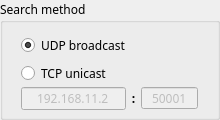
           <widget class="QGroupBox" name="group_searchmethod">
            <property name="minimumSize">
             <size>
              <width>220</width>
              <height>120</height>
             </size>
            </property>
            <property name="maximumSize">
             <size>
              <width>225</width>
              <height>120</height>
             </size>
            </property>
            <property name="font">
             <font>
              <family>맑은 고딕</family>
              <pointsize>9</pointsize>
             </font>
            </property>
            <property name="title">
             <string>Search method</string>
            </property>
            <layout class="QGridLayout" name="gridLayout_7">
             <item row="0" column="0">
              <widget class="QRadioButton" name="broadcast">
               <property name="minimumSize">
                <size>
                 <width>150</width>
                 <height>22</height>
                </size>
               </property>
               <property name="maximumSize">
                <size>
                 <width>16777215</width>
                 <height>22</height>
                </size>
               </property>
               <property name="font">
                <font>
                 <family>맑은 고딕</family>
                 <pointsize>9</pointsize>
                </font>
               </property>
               <property name="text">
                <string>UDP broadcast</string>
               </property>
               <property name="checked">
                <bool>true</bool>
               </property>
              </widget>
             </item>
             <item row="1" column="0">
              <layout class="QGridLayout" name="gridLayout_97">
               <item row="0" column="0">
                <widget class="QRadioButton" name="unicast_ip">
                 <property name="enabled">
                  <bool>true</bool>
                 </property>
                 <property name="minimumSize">
                  <size>
                   <width>150</width>
                   <height>22</height>
                  </size>
                 </property>
                 <property name="maximumSize">
                  <size>
                   <width>16777215</width>
                   <height>22</height>
                  </size>
                 </property>
                 <property name="font">
                  <font>
                   <family>맑은 고딕</family>
                   <pointsize>9</pointsize>
                  </font>
                 </property>
                 <property name="text">
                  <string>TCP unicast</string>
                 </property>
                </widget>
               </item>
               <item row="1" column="0">
                <layout class="QGridLayout" name="gridLayout_98">
                 <item row="0" column="0">
                  <widget class="QLineEdit" name="search_ipaddr">
                   <property name="enabled">
                    <bool>false</bool>
                   </property>
                   <property name="minimumSize">
                    <size>
                     <width>105</width>
                     <height>23</height>
                    </size>
                   </property>
                   <property name="maximumSize">
                    <size>
                     <width>105</width>
                     <height>23</height>
                    </size>
                   </property>
                   <property name="font">
                    <font>
                     <family>맑은 고딕</family>
                     <pointsize>9</pointsize>
                    </font>
                   </property>
                   <property name="text">
                    <string>192.168.11.2</string>
                   </property>
                   <property name="frame">
                    <bool>true</bool>
                   </property>
                   <property name="echoMode">
                    <enum>QLineEdit::Normal</enum>
                   </property>
                   <property name="alignment">
                    <set>Qt::AlignCenter</set>
                   </property>
                  </widget>
                 </item>
                 <item row="0" column="1">
                  <widget class="QLabel" name="label_153">
                   <property name="minimumSize">
                    <size>
                     <width>3</width>
                     <height>23</height>
                    </size>
                   </property>
                   <property name="maximumSize">
                    <size>
                     <width>3</width>
                     <height>23</height>
                    </size>
                   </property>
                   <property name="font">
                    <font>
                     <family>맑은 고딕</family>
                     <pointsize>9</pointsize>
                     <weight>75</weight>
                     <bold>true</bold>
                    </font>
                   </property>
                   <property name="text">
                    <string>:</string>
                   </property>
                   <property name="alignment">
                    <set>Qt::AlignCenter</set>
                   </property>
                  </widget>
                 </item>
                 <item row="0" column="2">
                  <widget class="QLineEdit" name="search_port">
                   <property name="enabled">
                    <bool>false</bool>
                   </property>
                   <property name="minimumSize">
                    <size>
                     <width>57</width>
                     <height>22</height>
                    </size>
                   </property>
                   <property name="maximumSize">
                    <size>
                     <width>57</width>
                     <height>22</height>
                    </size>
                   </property>
                   <property name="font">
                    <font>
                     <family>맑은 고딕</family>
                     <pointsize>9</pointsize>
                    </font>
                   </property>
                   <property name="text">
                    <string>50001</string>
                   </property>
                   <property name="alignment">
                    <set>Qt::AlignCenter</set>
                   </property>
                  </widget>
                 </item>
                </layout>
               </item>
              </layout>
             </item>
            </layout>
           </widget>
